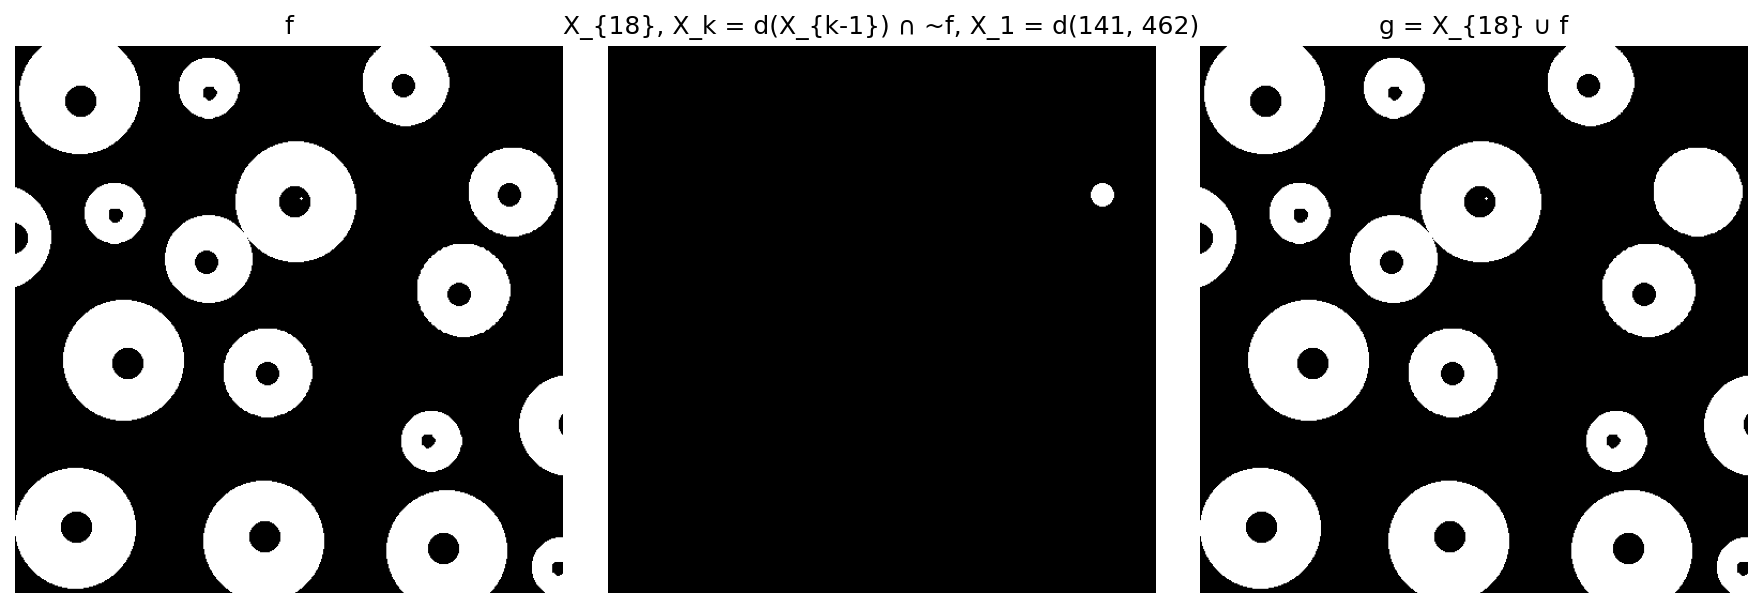

Recreate this plot in Python.
import numpy as np
import matplotlib.pyplot as plt
import matplotlib
from skimage.io import imread
from PIL import Image
import sys
import time
from pathlib import Path
import ia870 as ia
from libDIPUM.data_path import dip_data

# %% Figure918
# Hole filling

# %% Data
f_img = np.array(Image.open(dip_data('region-filling-reflections.tif')))
if f_img.ndim == 3:
    f_img = f_img[..., 0]
f = f_img > 128

# %% SE
B = ia.iasecross(1)

# %% Manual hole filling (interactive seed)
fig = plt.figure(1, figsize=(6, 4))
ax_seed = plt.subplot(1, 1, 1)
ax_seed.imshow(f, cmap='gray')
ax_seed.set_title('Click one seed point')
ax_seed.axis('off')

# Click one point on figure 1 (no Enter required).
seed = {'pt': None}

def _on_click(event):
    if event.inaxes is ax_seed and event.xdata is not None and event.ydata is not None:
        seed['pt'] = (event.xdata, event.ydata)
        print(f"Seed selected at (row={int(round(event.ydata))}, col={int(round(event.xdata))})")

cid = fig.canvas.mpl_connect('button_press_event', _on_click)
plt.tight_layout()
plt.show(block=False)
plt.pause(0.1)
try:
    # Bring seed window to front (helps avoid the first click being just focus).
    fig.canvas.manager.window.raise_()
except Exception:
    pass

print(f"Matplotlib backend: {matplotlib.get_backend()}")
print("Click once in the image window to set the seed point.")

t0 = time.time()
timeout_s = 60.0
while seed['pt'] is None and plt.fignum_exists(fig.number) and (time.time() - t0 < timeout_s):
    plt.pause(0.05)

fig.canvas.mpl_disconnect(cid)
plt.close(fig)

if seed['pt'] is None:
    # Fallback if click is not captured (backend/IDE issue).
    C = f.shape[1] // 2
    R = f.shape[0] // 2
    print(f"No click captured. Using fallback seed at (row={R}, col={C}).")
else:
    C, R = seed['pt']

r0 = int(np.clip(np.round(R), 1, f.shape[0]))
c0 = int(np.clip(np.round(C), 1, f.shape[1]))

X_list = []
x0 = np.zeros_like(f, dtype=bool)
x0[r0 - 1, c0 - 1] = True
X_list.append(x0)

x1 = ia.iaintersec(ia.ianeg(f), ia.iadil(X_list[0], B))
X_list.append(x1)

while True:
    xk = ia.iaintersec(ia.ianeg(f), ia.iadil(X_list[-1], B))
    X_list.append(xk)
    if np.array_equal(X_list[-1], X_list[-2]):
        break

g = np.maximum(f, X_list[-1])

# %% Display
fig2 = plt.figure(2, figsize=(12, 4))
plt.subplot(1, 3, 1)
plt.imshow(f, cmap='gray')
plt.title('f')
plt.axis('off')

plt.subplot(1, 3, 2)
plt.imshow(X_list[-1], cmap='gray')
plt.title(
    f"X_{{{len(X_list)}}}, X_k = d(X_{{k-1}}) ∩ ~f, X_1 = d({r0}, {c0})"
)
plt.axis('off')

plt.subplot(1, 3, 3)
plt.imshow(g, cmap='gray')
plt.title(f'g = X_{{{len(X_list)}}} ∪ f')
plt.axis('off')

plt.tight_layout()
fig2.savefig('Figure918.png', dpi=150, bbox_inches='tight')
print('Saved Figure918.png from figure 2.')
plt.show()
